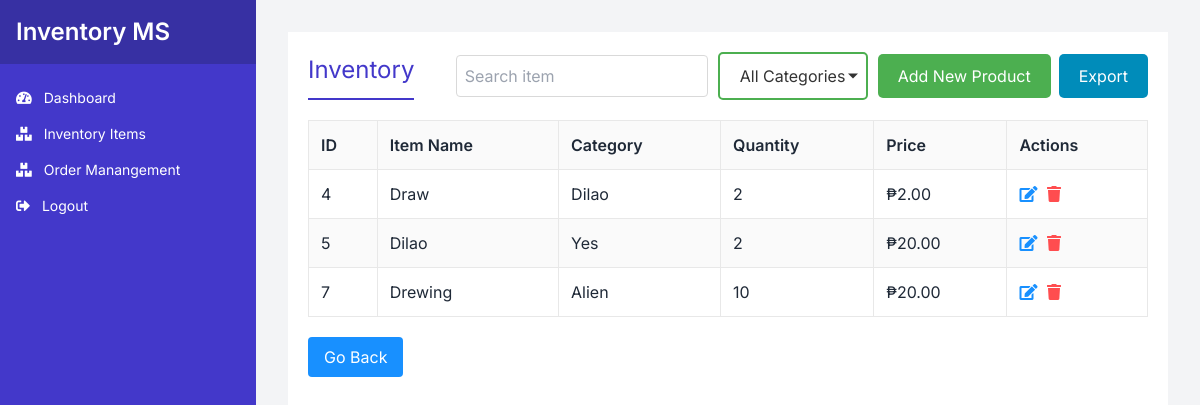
The app's page /inventory/inventory-items/, older data.
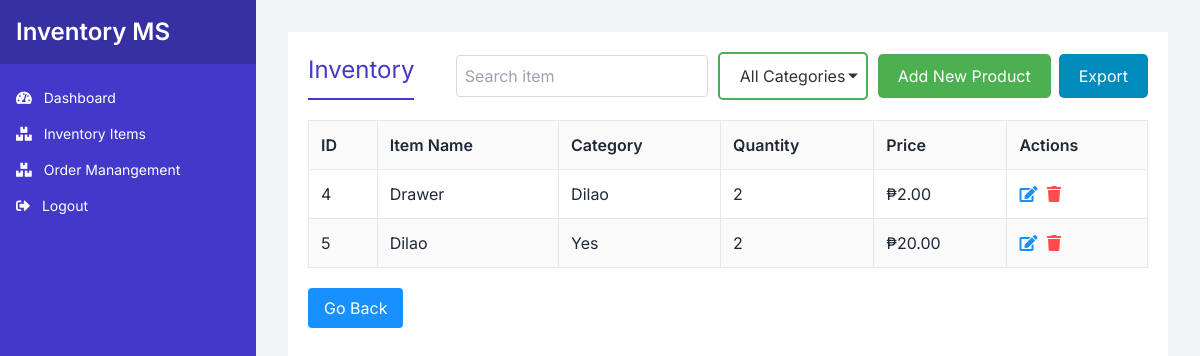
The same page, newer data.
### inventory/models.py (models this page shows)
class InventoryItem(models.Model):
    id = models.AutoField(primary_key=True)
    name = models.CharField(max_length=255)
    category = models.CharField(max_length=255)
    quantity = models.IntegerField()
    price = models.DecimalField(max_digits=10, decimal_places=2)

### inventory/views.py (the view)
# urls.py: path('inventory-items/', views.inventory_items, name='inventory_items'),
def inventory_items(request):
    search_query = request.GET.get('search', '')
    category_filter = request.GET.get('category', '')
    inventory_items = InventoryItem.objects.all()
    if search_query:
        inventory_items = inventory_items.filter(name__icontains=search_query)
    if category_filter:
        inventory_items = inventory_items.filter(category=category_filter)
    categories = InventoryItem.objects.values_list('category', flat=True).distinct()
    return render(request, 'inventory/inventory_items.html', {
        'inventory_items': inventory_items,
        'search_query': search_query,
        'categories': categories,
        'selected_category': category_filter
    })

### inventory/templates/inventory/inventory_items.html (shortened to what this page needs)
{% extends 'inventory/dashboard.html' %}
{% load static %}
{% block content %}
<link rel="stylesheet" href="{% static 'css/inventory_items.css' %}">
<div class="container">
    <main class="main-content">
        <div class="content-header">
            <h1>Inventory</h1>
            <div class="search-add">
                <input type="text" id="searchInput" placeholder="Search item" oninput="searchItems()">
                <div class="custom-dropdown">
                    <select id="categoryFilter" onchange="filterByCategory()">
                        <option value="">All Categories</option>
                    </select>
                </div>
                <button class="add-product" onclick="openAddProductModal()">Add New Product</button>
                <button class="export ml-2" onclick="exportInventory()">Export</button>
            </div>
        </div>
        <table class="inventory-table">
            <thead>
                <tr>
                    <th>ID</th>
                    <th>Item Name</th>
                    <th>Category</th>
                    <th>Quantity</th>
                    <th>Price</th>
                    <th>Actions</th>
                </tr>
            </thead>
            <tbody id="inventoryTableBody">
                {% for item in inventory_items %}
                <tr>
                    <td>{{ item.id }}</td>
                    <td>{{ item.name }}</td>
                    <td>{{ item.category }}</td>
                    <td>{{ item.quantity }}</td>
                    <td>₱{{ item.price|floatformat:2 }}</td>
                    <td>
                        <button class="edit" onclick="editItem('{{ item.id }}')"><i class="fas fa-edit"></i></button>
                        <button class="delete" onclick="deleteItem('{{ item.id }}')"><i class="fas fa-trash"></i></button>
                    </td>
                </tr>
                {% empty %}
                <tr>
                    <td colspan="7">No inventory items found.</td>
                </tr>
                {% endfor %}
            </tbody>
        </table>
        <button class="go-back" onclick="history.back()">Go Back</button>
    </main>
</div>
{% endblock %}

### inventory/templates/inventory/dashboard.html (shortened to what this page needs)
<!DOCTYPE html>
<html lang="en">
<head>
    {% load static %}
    {% load humanize %}
    <script src="https://cdn.tailwindcss.com"></script>
    <link href="https://cdnjs.cloudflare.com/ajax/libs/font-awesome/5.15.1/css/all.min.css" rel="stylesheet">
    <link rel="stylesheet" href="{% static 'css/dashboard.css' %}">
</head>
<body class="bg-gray-100">
    <div class="flex h-screen bg-gray-100">
        <aside class="w-64 bg-indigo-700 text-white" x-data="{ open: true }">
            <div class="flex items-center justify-between p-4 bg-indigo-800">
                <h2 class="text-2xl font-semibold">Inventory MS</h2>
            </div>
            <nav class="mt-4" :class="{'hidden': !open, 'block': open}">
                <a class="block py-2 px-4 text-sm hover:bg-indigo-600 transition duration-200" href="{% url 'dashboard' %}">
                    <i class="fas fa-tachometer-alt mr-2"></i> Dashboard
                </a>
                <a class="block py-2 px-4 text-sm hover:bg-indigo-600 transition duration-200" href="{% url 'inventory_items' %}">
                    <i class="fas fa-boxes mr-2"></i> Inventory Items
                </a>
                <a class="block py-2 px-4 text-sm hover:bg-indigo-600 transition duration-200" href="{% url 'order_management' %}">
                    <i class="fas fa-boxes mr-2"></i> Order Manangement
                </a>
                <a class="block py-2 px-4 text-sm hover:bg-indigo-600 transition duration-200" href="{% url 'logout' %}">
                    <i class="fas fa-sign-out-alt mr-2"></i> Logout
                </a>
            </nav>
        </aside>
        <main class="flex-1 p-8">
            {% block content %}{% endblock %}
        </main>
    </div>
</body>
</html>

### inventory/static/css/dashboard.css (style rules this page uses)
:root { --primary-color: #4338ca; --primary-light: #6366f1; --secondary-color: #10b981; --text-color: #1f2937; --bg-color: #f3f4f6; --card-bg: #ffffff; }
body { font-family: 'Inter', sans-serif; background-color: var(--bg-color) !important; color: var(--text-color) !important; margin: 0; padding: 0; }
.container { display: flex; min-height: 100vh; }
.main-content { flex-grow: 1; padding: 30px; }
h1 { font-size: 28px; color: var(--primary-color); margin-bottom: 20px; border-bottom: 2px solid var(--primary-color); padding-bottom: 10px; }

### inventory/static/css/inventory_items.css (style rules this page uses)
body, html { margin: 0; padding: 0; font-family: 'Inter', sans-serif; background-color: #f0f2f5; }
.container { display: flex; height: 100vh; }
.main-content { flex-grow: 1; padding: 20px; background-color: #fff; }
.content-header { display: flex; justify-content: space-between; align-items: center; margin-bottom: 20px; }
.content-header h1 { font-size: 24px; margin: 0; }
.search-add { display: flex; align-items: center; }
.search-add input { padding: 8px; border: 1px solid #d9d9d9; border-radius: 4px; margin-right: 10px; }
.add-product { background-color: #1890ff; color: white; border: none; padding: 8px 16px; border-radius: 4px; cursor: pointer; }
.inventory-table { width: 100%; border-collapse: collapse; margin-bottom: 20px; }
.inventory-table th, .inventory-table td { border: 1px solid #e8e8e8; padding: 12px; text-align: left; }
.inventory-table th { background-color: #fafafa; font-weight: 600; }
.inventory-table tr:nth-child(even) { background-color: #fafafa; }
.edit, .delete { background: none; border: none; cursor: pointer; margin-right: 5px; }
.edit i { color: #1890ff; }
.delete i { color: #ff4d4f; }
.go-back { background-color: #1890ff; color: white; border: none; padding: 8px 16px; border-radius: 4px; cursor: pointer; }

### inventory/templates/inventory/inventory_items.html (style rules this page uses)
.custom-dropdown { position: relative; display: inline-block; margin-right: 10px; }
.custom-dropdown select { appearance: none; -webkit-appearance: none; -moz-appearance: none; background-color: #ffffff; border: 2px solid #4CAF50; border-radius: 5px; padding: 10px 20px; font-size: 16px; color: #333; cursor: pointer; outline: none; transition: border-color 0.3s; }
.custom-dropdown::after { content: ''; position: absolute; top: 50%; right: 10px; width: 0; height: 0; border-left: 5px solid transparent; border-right: 5px solid transparent; border-top: 5px solid #333; transform: translateY(-50%); pointer-events: none; }
.add-product { background-color: #4CAF50; color: white; padding: 10px 20px; border: none; border-radius: 5px; cursor: pointer; width: 100%; font-size: 16px; }
.export { background-color: #008CBA; color: white; padding: 10px 20px; border: none; border-radius: 5px; cursor: pointer; font-size: 16px; }

Row changes from the older to the newer data that the page shows:
removed InventoryItem: id "7", name "Drewing", category "Alien", quantity "10", price "20.00"
changed InventoryItem id 4: name "Draw" → "Drawer"
